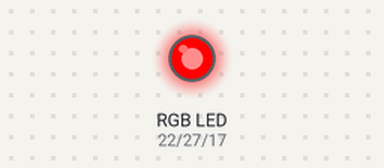
Simulated run of this program. Board: Raspberry Pi (BCM pin numbers). On the bench: an RGB LED mixed from three pins (HIGH = lit). What the program prints to the terminal is not drawn.

Above: at 0.7 s.
At 2.2 s:
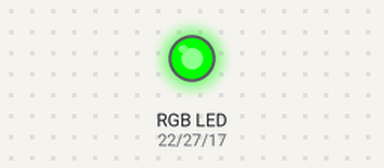
At 3.7 s:
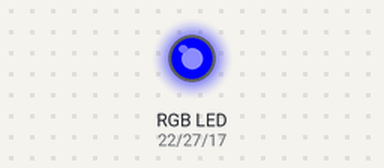
Timing chart, 0 to 5.9 s (numbered marks = the images above):
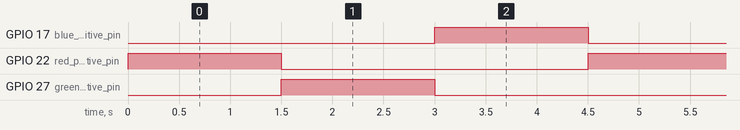

The program:

LED_RGB_flash.py
```python
# RPi PCB version of LED_RGB_flash.py that alternates on/off for the individual red, green & blue LEDs within a combined RGB LED
# this script introduces the use of pulse width modulation (PWM) a technique used to control a variety of
# devices (motors, servos as well as LEDs) essentially by switching them on and off very very fast
# PWM has 2 main parameters:
#  - Frequency: the number of time per second that a pulse is generated
#  - Duty Cycle: the % of time during a single cycle that the signal is high
# for more information see https://pythonhosted.org/RPIO/pwm_py.html
#   and https://en.wikipedia.org/wiki/Pulse-width_modulation
#
# command to run this script:  python3 ./RPi_maker_PCB5/electronic_basics/LED_RGB_flash.py

import RPi.GPIO as GPIO   # this imports the whole GPIO module to allow control of the GPIO pins including PWM commands
import time               # this imports the time module to allow various time functions to be used
GPIO.setwarnings(False)

# This code sets the RPi to use the BCM (Broadcom) pin numbers which is usually the default but is positively set here
GPIO.setmode(GPIO.BCM)

red_positive_pin = 22  # this is the GPIO pin that the RED RGB leg (via the resistor) is connected to
                       # it could be any of the GPIO pins as long as this software is aligned to the hardware

green_positive_pin = 27  # this is the GPIO pin that the GREEN RGB leg (via the resistor) is connected to
                         # it could be any of the GPIO pins as long as this software is aligned to the hardware

blue_positive_pin = 17   # this is the GPIO pin that the BLUE RGB leg (via the resistor) is connected to
                         # it could be any of the GPIO pins as long as this software is aligned to the hardware


GPIO.setup(red_positive_pin, GPIO.OUT)  # this sets the RED GPIO pin to be an output 'type' i.e. it will
                                        # apply about 3.3V to the pin when it is set HIGH (True)

GPIO.setup(green_positive_pin, GPIO.OUT)  # this sets the GREEN GPIO pin to be an output 'type' i.e. it will
                                          # apply about 3.3V to the pin when it is set HIGH (True)

GPIO.setup(blue_positive_pin, GPIO.OUT)   # this sets the BLUE GPIO pin to be an output 'type' i.e. it will
                                          # apply about 3.3V to the pin when it is set HIGH (True)

# Start the Pulse Width Modulation (PWM) software on each of the LED GPIO control pins which will allow the
#  brightness of the LEDs to be controllable: a quite high frequency is needed for LEDs to avoid visible flicker

pwmRed = GPIO.PWM(red_positive_pin, 500)      # this sets a frequency of 500 i.e. 500 cycles per second
pwmRed.start(0)                               # this sets an inital Duty Cycle of 0% i.e. off all the time

pwmGreen = GPIO.PWM(green_positive_pin, 500)  # this sets a frequency of 500 i.e. 500 cycles per second
pwmGreen.start(0)                             # this sets an inital Duty Cycle of 0% i.e. off all the time

pwmBlue = GPIO.PWM(blue_positive_pin, 500)    # this sets a frequency of 500 i.e. 500 cycles per second
pwmBlue.start(0)                              # this sets an inital Duty Cycle of 0% i.e. off all the time

###########
# main code
###########

print (" ")
print ("program running - RGB LED colours should be alternating: CTRL-C to stop ")
print (" ")


try:           # this loop is not strictly necessary but it does allow the script to be easily stopped with CTRL-C
    while True:  # this is the loop that continuously flashes the LED on and off every 1.5 seconds
        pwmRed.ChangeDutyCycle(100)             # red LED switched to 100% (fully on) by changing the Duty Cycle
        pwmGreen.ChangeDutyCycle(0)             # green LED switched to 0% (off) by changing the Duty Cycle
        pwmBlue.ChangeDutyCycle(0)              # blue LED switched to 0% (off) by changing the Duty Cycle
        time.sleep(1.5)                         # delay 1.5 seconds
        pwmRed.ChangeDutyCycle(0)               # red LED switched to 0% (off) by changing the Duty Cycle
        pwmGreen.ChangeDutyCycle(100)           # green LED switched to 100% (fully on) by changing the Duty Cycle
        pwmBlue.ChangeDutyCycle(0)              # blue LED switched to 0% (off) by changing the Duty Cycle
        time.sleep(1.5)                         # delay 1.5 seconds before looping back
        pwmRed.ChangeDutyCycle(0)               # red LED switched to 0% (off) by changing the Duty Cycle
        pwmGreen.ChangeDutyCycle(0)             # green LED switched to 0% (off) by changing the Duty Cycle
        pwmBlue.ChangeDutyCycle(100)            # blue LED switched to 100% (fully on) by changing the Duty Cycle
        time.sleep(1.5)                         # delay 1.5 seconds before looping back


finally:  # this code is run when the try is interrupted with a CTRL-C
    print(" ")
    print("Cleaning up the GPIO pins before stopping")
    print(" ")
    print(" ")
    print(" ")
    GPIO.cleanup()

# The cleanup command sets all the pins back to inputs which protects the
# Pi from accidental shorts-circuits if something metal touches the GPIO pins.
    
```

Measured:
- by itself, GPIO 17 (blue_positive_pin), GPIO 22 (red_positive_pin), GPIO 27 (green_positive_pin): alternates HIGH for 1.5 s and LOW for 3.0 s
- by itself, everything shown: repeats every 4.5 s, in 3 steps
